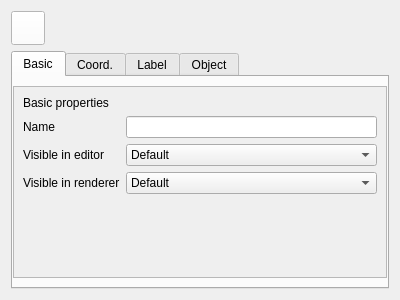
<?xml version="1.0" encoding="UTF-8"?>
<ui version="4.0">
 <class>AtomAttributes</class>
 <widget class="QWidget" name="AtomAttributes">
  <property name="geometry">
   <rect>
    <x>0</x>
    <y>0</y>
    <width>400</width>
    <height>300</height>
   </rect>
  </property>
  <layout class="QVBoxLayout" name="verticalLayout">
   <item>
    <layout class="QHBoxLayout" name="horizontalLayout">
     <item>
      <widget class="MediaControl" name="pushButton">
       <property name="sizePolicy">
        <sizepolicy hsizetype="Fixed" vsizetype="Fixed">
         <horstretch>0</horstretch>
         <verstretch>0</verstretch>
        </sizepolicy>
       </property>
       <property name="minimumSize">
        <size>
         <width>34</width>
         <height>34</height>
        </size>
       </property>
       <property name="maximumSize">
        <size>
         <width>34</width>
         <height>34</height>
        </size>
       </property>
       <property name="focusPolicy">
        <enum>Qt::NoFocus</enum>
       </property>
       <property name="styleSheet">
        <string notr="true">background: white;</string>
       </property>
       <property name="icon">
        <iconset resource="icons.qrc">
         <normaloff>:/objects/atom</normaloff>:/objects/atom</iconset>
       </property>
      </widget>
     </item>
     <item>
      <widget class="TitleLabel" name="label">
       <property name="class" stdset="0">
        <string>heading</string>
       </property>
      </widget>
     </item>
    </layout>
   </item>
   <item>
    <widget class="QTabWidget" name="tabWidget">
     <widget class="QWidget" name="tab">
      <attribute name="title">
       <string>Basic</string>
      </attribute>
      <layout class="QGridLayout" name="gridLayout">
       <property name="leftMargin">
        <number>0</number>
       </property>
       <property name="rightMargin">
        <number>0</number>
       </property>
       <item row="0" column="0">
        <widget class="QScrollArea" name="scrollArea">
         <property name="widgetResizable">
          <bool>true</bool>
         </property>
         <widget class="QWidget" name="scrollAreaWidgetContents">
          <property name="geometry">
           <rect>
            <x>0</x>
            <y>0</y>
            <width>376</width>
            <height>192</height>
           </rect>
          </property>
          <layout class="QVBoxLayout" name="verticalLayout_2">
           <item>
            <widget class="QLabel" name="label_2">
             <property name="text">
              <string>Basic properties</string>
             </property>
             <property name="class" stdset="0">
              <string>section</string>
             </property>
            </widget>
           </item>
           <item>
            <layout class="QFormLayout" name="formLayout">
             <item row="0" column="0">
              <widget class="Label" name="label_3">
               <property name="text">
                <string>Name</string>
               </property>
               <property name="class" stdset="0">
                <string>item</string>
               </property>
              </widget>
             </item>
             <item row="1" column="0">
              <widget class="Label" name="label_4">
               <property name="text">
                <string>Visible in editor</string>
               </property>
               <property name="class" stdset="0">
                <string>item</string>
               </property>
              </widget>
             </item>
             <item row="2" column="0">
              <widget class="Label" name="label_5">
               <property name="text">
                <string>Visible in renderer</string>
               </property>
               <property name="class" stdset="0">
                <string>item</string>
               </property>
              </widget>
             </item>
             <item row="0" column="1">
              <widget class="LineEdit" name="lineEdit"/>
             </item>
             <item row="1" column="1">
              <widget class="ComboBox" name="comboBox">
               <item>
                <property name="text">
                 <string>Default</string>
                </property>
               </item>
               <item>
                <property name="text">
                 <string>On</string>
                </property>
               </item>
               <item>
                <property name="text">
                 <string>Off</string>
                </property>
               </item>
              </widget>
             </item>
             <item row="2" column="1">
              <widget class="ComboBox" name="comboBox_2">
               <item>
                <property name="text">
                 <string>Default</string>
                </property>
               </item>
               <item>
                <property name="text">
                 <string>On</string>
                </property>
               </item>
               <item>
                <property name="text">
                 <string>Off</string>
                </property>
               </item>
              </widget>
             </item>
            </layout>
           </item>
           <item>
            <spacer name="verticalSpacer">
             <property name="orientation">
              <enum>Qt::Vertical</enum>
             </property>
             <property name="sizeHint" stdset="0">
              <size>
               <width>20</width>
               <height>40</height>
              </size>
             </property>
            </spacer>
           </item>
          </layout>
         </widget>
        </widget>
       </item>
      </layout>
     </widget>
     <widget class="QWidget" name="tab_2">
      <attribute name="title">
       <string>Coord.</string>
      </attribute>
      <layout class="QGridLayout" name="gridLayout_2">
       <property name="leftMargin">
        <number>0</number>
       </property>
       <property name="rightMargin">
        <number>0</number>
       </property>
       <item row="0" column="0">
        <widget class="QScrollArea" name="scrollArea_2">
         <property name="widgetResizable">
          <bool>true</bool>
         </property>
         <widget class="QWidget" name="scrollAreaWidgetContents_2">
          <property name="geometry">
           <rect>
            <x>0</x>
            <y>0</y>
            <width>376</width>
            <height>192</height>
           </rect>
          </property>
          <layout class="QVBoxLayout" name="verticalLayout_3">
           <item>
            <widget class="QLabel" name="label_6">
             <property name="text">
              <string>Coordinates</string>
             </property>
             <property name="class" stdset="0">
              <string>section</string>
             </property>
            </widget>
           </item>
           <item>
            <layout class="QFormLayout" name="formLayout_2">
             <item row="0" column="0">
              <widget class="QLabel" name="label_7">
               <property name="text">
                <string>P . X</string>
               </property>
               <property name="class" stdset="0">
                <string>item</string>
               </property>
              </widget>
             </item>
             <item row="1" column="0">
              <widget class="QLabel" name="label_8">
               <property name="text">
                <string>P . Y</string>
               </property>
               <property name="class" stdset="0">
                <string>item</string>
               </property>
              </widget>
             </item>
             <item row="2" column="0">
              <widget class="QLabel" name="label_9">
               <property name="text">
                <string>P . Z</string>
               </property>
               <property name="class" stdset="0">
                <string>item</string>
               </property>
              </widget>
             </item>
             <item row="0" column="1">
              <widget class="DoubleSpinBox" name="doubleSpinBox">
               <property name="readOnly">
                <bool>true</bool>
               </property>
               <property name="suffix">
                <string> Å</string>
               </property>
               <property name="decimals">
                <number>3</number>
               </property>
               <property name="minimum">
                <double>-179769313486231570814527423731704356798070567525844996598917476803157260780028538760589558632766878171540458953514382464234321326889464182768467546703537516986049910576551282076245490090389328944075868508455133942304583236903222948165808559332123348274797826204144723168738177180919299881250404026184124858368.000000000000000</double>
               </property>
               <property name="maximum">
                <double>179769313486231570814527423731704356798070567525844996598917476803157260780028538760589558632766878171540458953514382464234321326889464182768467546703537516986049910576551282076245490090389328944075868508455133942304583236903222948165808559332123348274797826204144723168738177180919299881250404026184124858368.000000000000000</double>
               </property>
              </widget>
             </item>
             <item row="1" column="1">
              <widget class="DoubleSpinBox" name="doubleSpinBox_2">
               <property name="readOnly">
                <bool>true</bool>
               </property>
               <property name="suffix">
                <string> Å</string>
               </property>
               <property name="decimals">
                <number>3</number>
               </property>
               <property name="minimum">
                <double>-179769313486231570814527423731704356798070567525844996598917476803157260780028538760589558632766878171540458953514382464234321326889464182768467546703537516986049910576551282076245490090389328944075868508455133942304583236903222948165808559332123348274797826204144723168738177180919299881250404026184124858368.000000000000000</double>
               </property>
               <property name="maximum">
                <double>179769313486231570814527423731704356798070567525844996598917476803157260780028538760589558632766878171540458953514382464234321326889464182768467546703537516986049910576551282076245490090389328944075868508455133942304583236903222948165808559332123348274797826204144723168738177180919299881250404026184124858368.000000000000000</double>
               </property>
              </widget>
             </item>
             <item row="2" column="1">
              <widget class="DoubleSpinBox" name="doubleSpinBox_3">
               <property name="readOnly">
                <bool>true</bool>
               </property>
               <property name="suffix">
                <string> Å</string>
               </property>
               <property name="decimals">
                <number>3</number>
               </property>
               <property name="minimum">
                <double>-179769313486231570814527423731704356798070567525844996598917476803157260780028538760589558632766878171540458953514382464234321326889464182768467546703537516986049910576551282076245490090389328944075868508455133942304583236903222948165808559332123348274797826204144723168738177180919299881250404026184124858368.000000000000000</double>
               </property>
               <property name="maximum">
                <double>179769313486231570814527423731704356798070567525844996598917476803157260780028538760589558632766878171540458953514382464234321326889464182768467546703537516986049910576551282076245490090389328944075868508455133942304583236903222948165808559332123348274797826204144723168738177180919299881250404026184124858368.000000000000000</double>
               </property>
              </widget>
             </item>
            </layout>
           </item>
           <item>
            <spacer name="verticalSpacer_2">
             <property name="orientation">
              <enum>Qt::Vertical</enum>
             </property>
             <property name="sizeHint" stdset="0">
              <size>
               <width>20</width>
               <height>43</height>
              </size>
             </property>
            </spacer>
           </item>
          </layout>
         </widget>
        </widget>
       </item>
      </layout>
     </widget>
     <widget class="QWidget" name="tab_4">
      <attribute name="title">
       <string>Label</string>
      </attribute>
      <layout class="QGridLayout" name="gridLayout_4">
       <property name="leftMargin">
        <number>0</number>
       </property>
       <property name="rightMargin">
        <number>0</number>
       </property>
       <item row="0" column="0">
        <widget class="QScrollArea" name="scrollArea_4">
         <property name="widgetResizable">
          <bool>true</bool>
         </property>
         <widget class="QWidget" name="scrollAreaWidgetContents_4">
          <property name="geometry">
           <rect>
            <x>0</x>
            <y>0</y>
            <width>376</width>
            <height>192</height>
           </rect>
          </property>
          <layout class="QVBoxLayout" name="verticalLayout_4">
           <item>
            <widget class="QLabel" name="label_14">
             <property name="text">
              <string>Label options</string>
             </property>
             <property name="class" stdset="0">
              <string>section</string>
             </property>
            </widget>
           </item>
           <item>
            <layout class="QFormLayout" name="formLayout_4">
             <item row="0" column="0">
              <widget class="Label" name="label_15">
               <property name="text">
                <string>Label name</string>
               </property>
               <property name="class" stdset="0">
                <string>item</string>
               </property>
              </widget>
             </item>
             <item row="0" column="1">
              <widget class="LineEdit" name="lineEdit_2">
               <property name="clearButtonEnabled">
                <bool>true</bool>
               </property>
              </widget>
             </item>
            </layout>
           </item>
           <item>
            <spacer name="verticalSpacer_4">
             <property name="orientation">
              <enum>Qt::Vertical</enum>
             </property>
             <property name="sizeHint" stdset="0">
              <size>
               <width>20</width>
               <height>121</height>
              </size>
             </property>
            </spacer>
           </item>
          </layout>
         </widget>
        </widget>
       </item>
      </layout>
     </widget>
     <widget class="QWidget" name="tab_3">
      <attribute name="title">
       <string>Object</string>
      </attribute>
      <layout class="QGridLayout" name="gridLayout_3">
       <property name="leftMargin">
        <number>0</number>
       </property>
       <property name="rightMargin">
        <number>0</number>
       </property>
       <item row="0" column="0">
        <widget class="QScrollArea" name="scrollArea_3">
         <property name="widgetResizable">
          <bool>true</bool>
         </property>
         <widget class="QWidget" name="scrollAreaWidgetContents_3">
          <property name="geometry">
           <rect>
            <x>0</x>
            <y>0</y>
            <width>376</width>
            <height>192</height>
           </rect>
          </property>
          <layout class="QVBoxLayout" name="verticalLayout_4">
           <item>
            <widget class="QLabel" name="label_10">
             <property name="text">
              <string>Object properties</string>
             </property>
             <property name="class" stdset="0">
              <string>section</string>
             </property>
            </widget>
           </item>
           <item>
            <layout class="QFormLayout" name="formLayout_3">
             <item row="0" column="0">
              <widget class="Label" name="label_11">
               <property name="text">
                <string>Radius</string>
               </property>
               <property name="class" stdset="0">
                <string>item</string>
               </property>
              </widget>
             </item>
             <item row="1" column="0">
              <widget class="Label" name="label_12">
               <property name="text">
                <string>Render perfect</string>
               </property>
               <property name="class" stdset="0">
                <string>item</string>
               </property>
              </widget>
             </item>
             <item row="0" column="1">
              <widget class="DoubleSpinBox" name="doubleSpinBox_4">
               <property name="suffix">
                <string> Å</string>
               </property>
               <property name="decimals">
                <number>3</number>
               </property>
               <property name="maximum">
                <double>179769313486231570814527423731704356798070567525844996598917476803157260780028538760589558632766878171540458953514382464234321326889464182768467546703537516986049910576551282076245490090389328944075868508455133942304583236903222948165808559332123348274797826204144723168738177180919299881250404026184124858368.000000000000000</double>
               </property>
              </widget>
             </item>
             <item row="1" column="1">
              <widget class="QCheckBox" name="checkBox">
               <property name="checked">
                <bool>true</bool>
               </property>
              </widget>
             </item>
            </layout>
           </item>
           <item>
            <spacer name="verticalSpacer_3">
             <property name="orientation">
              <enum>Qt::Vertical</enum>
             </property>
             <property name="sizeHint" stdset="0">
              <size>
               <width>20</width>
               <height>99</height>
              </size>
             </property>
            </spacer>
           </item>
          </layout>
         </widget>
        </widget>
       </item>
      </layout>
     </widget>
    </widget>
   </item>
  </layout>
 </widget>
 <customwidgets>
  <customwidget>
   <class>MediaControl</class>
   <extends>QPushButton</extends>
   <header>mediacontrol.h</header>
  </customwidget>
  <customwidget>
   <class>Label</class>
   <extends>QLabel</extends>
   <header>label.h</header>
  </customwidget>
  <customwidget>
   <class>LineEdit</class>
   <extends>QLineEdit</extends>
   <header>lineedit.h</header>
  </customwidget>
  <customwidget>
   <class>ComboBox</class>
   <extends>QComboBox</extends>
   <header>combobox.h</header>
  </customwidget>
  <customwidget>
   <class>TitleLabel</class>
   <extends>QLabel</extends>
   <header>titlelabel.h</header>
  </customwidget>
  <customwidget>
   <class>DoubleSpinBox</class>
   <extends>QDoubleSpinBox</extends>
   <header>doublespinbox.h</header>
  </customwidget>
 </customwidgets>
 <resources>
  <include location="icons.qrc"/>
 </resources>
 <connections/>
</ui>
